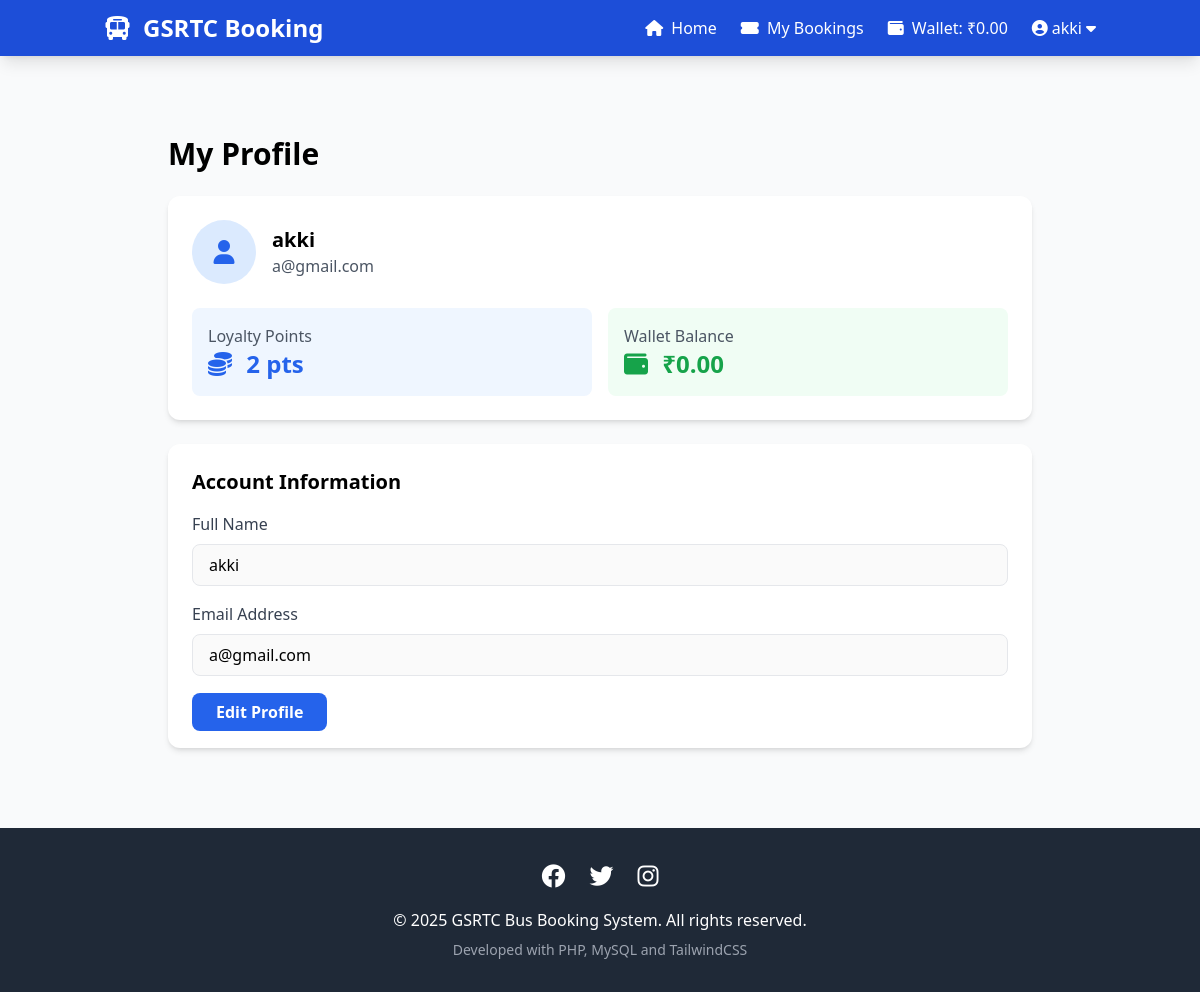
The app's page /profile.php (signed in) with its own data.
### tables this page shows
CREATE TABLE `users` (
  `id` int(11) NOT NULL,
  `name` varchar(100) NOT NULL,
  `email` varchar(100) NOT NULL,
  `password` varchar(255) NOT NULL,
  `loyalty_points` int(11) DEFAULT 0,
  `created_at` timestamp NOT NULL DEFAULT current_timestamp()
);

### public/profile.php (the view, shortened to what this page needs)
<?php
require_once '../includes/db.php';
require_once '../includes/header.php';
$user_id = $_SESSION['user_id'];
$stmt = $pdo->prepare("SELECT * FROM users WHERE id = ?");
$stmt->execute([$user_id]);
$user = $stmt->fetch();
$stmt = $pdo->prepare("SELECT balance FROM wallets WHERE user_id = ?");
$stmt->execute([$user_id]);
$wallet = $stmt->fetch();
$wallet_balance = $wallet ? $wallet['balance'] : 0.00;
?>
<section class="py-12">
    <div class="container mx-auto px-4 max-w-4xl">
        <h2 class="text-3xl font-bold mb-6">My Profile</h2>
        <div class="bg-white rounded-xl shadow-md p-6 mb-6">
            <div class="flex items-center mb-6">
                <div class="w-16 h-16 bg-blue-100 rounded-full flex items-center justify-center mr-4">
                    <i class="fas fa-user text-2xl text-blue-600"></i>
                </div>
                <div>
                    <h3 class="text-xl font-bold"><?= htmlspecialchars($user['name']) ?></h3>
                    <p class="text-gray-600"><?= htmlspecialchars($user['email']) ?></p>
                </div>
            </div>
            <div class="grid grid-cols-1 md:grid-cols-2 gap-4">
                <div class="bg-blue-50 p-4 rounded-lg">
                    <p class="text-gray-600">Loyalty Points</p>
                    <p class="text-2xl font-bold text-blue-600">
                        <i class="fas fa-coins mr-2"></i> <?= $user['loyalty_points'] ?> pts
                    </p>
                </div>
                <div class="bg-green-50 p-4 rounded-lg">
                    <p class="text-gray-600">Wallet Balance</p>
                    <p class="text-2xl font-bold text-green-600">
                        <i class="fas fa-wallet mr-2"></i> ₹<?= number_format($wallet_balance, 2) ?>
                    </p>
                </div>
            </div>
        </div>
        <div class="bg-white rounded-xl shadow-md p-6">
            <h3 class="text-xl font-bold mb-4">Account Information</h3>
            <form>
                <div class="mb-4">
                    <label class="block text-gray-700 mb-2" for="name">Full Name</label>
                    <input type="text" id="name" value="<?= htmlspecialchars($user['name']) ?>"
                           class="w-full px-4 py-2 border rounded-lg focus:outline-none focus:ring-2 focus:ring-blue-500" disabled>
                </div>
                <div class="mb-4">
                    <label class="block text-gray-700 mb-2" for="email">Email Address</label>
                    <input type="email" id="email" value="<?= htmlspecialchars($user['email']) ?>"
                           class="w-full px-4 py-2 border rounded-lg focus:outline-none focus:ring-2 focus:ring-blue-500" disabled>
                </div>
                <div class="mt-6">
                    <a href="edit_profile.php" class="bg-blue-600 hover:bg-blue-700 text-white py-2 px-6 rounded-lg font-semibold">
                        Edit Profile
                    </a>
                </div>
            </form>
        </div>
    </div>
</section>
<?php require_once '../includes/footer.php'; ?>

### records on screen
users: name "akki", email "a@gmail.com", loyalty_points "2"

### other values on screen
$wallet_balance "0.00"
$_SESSION['user_name'] "akki"
